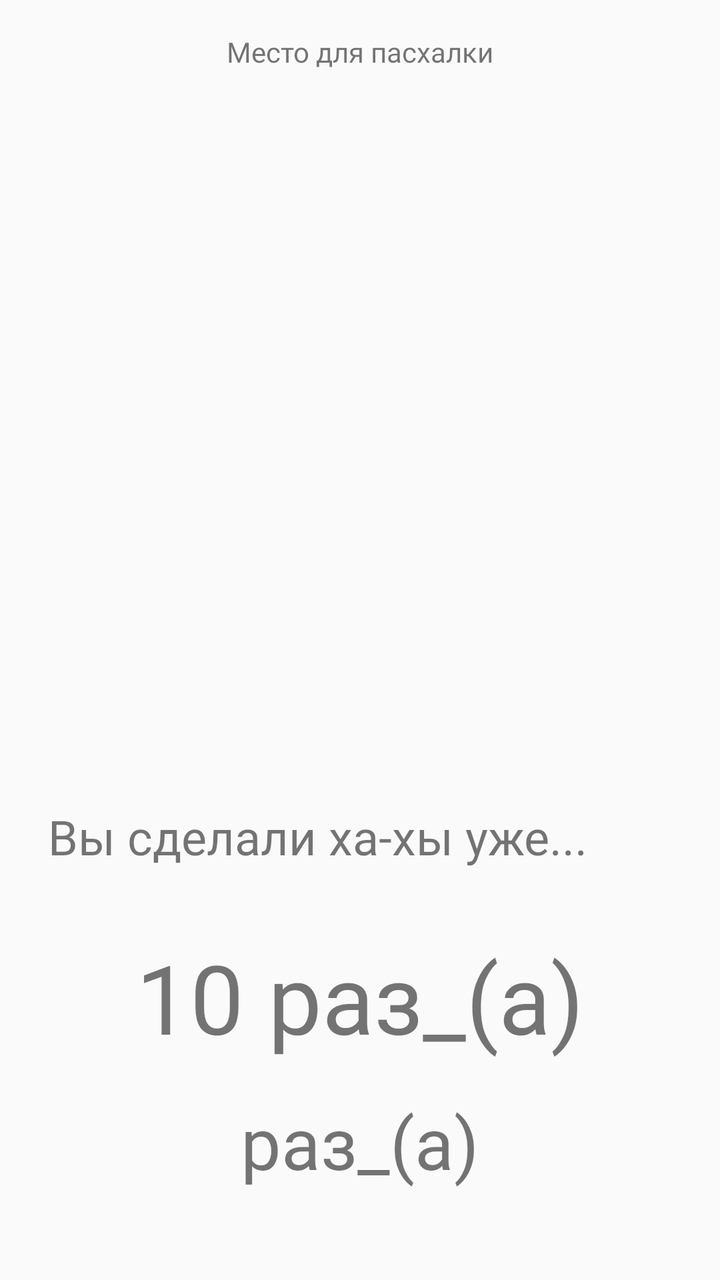
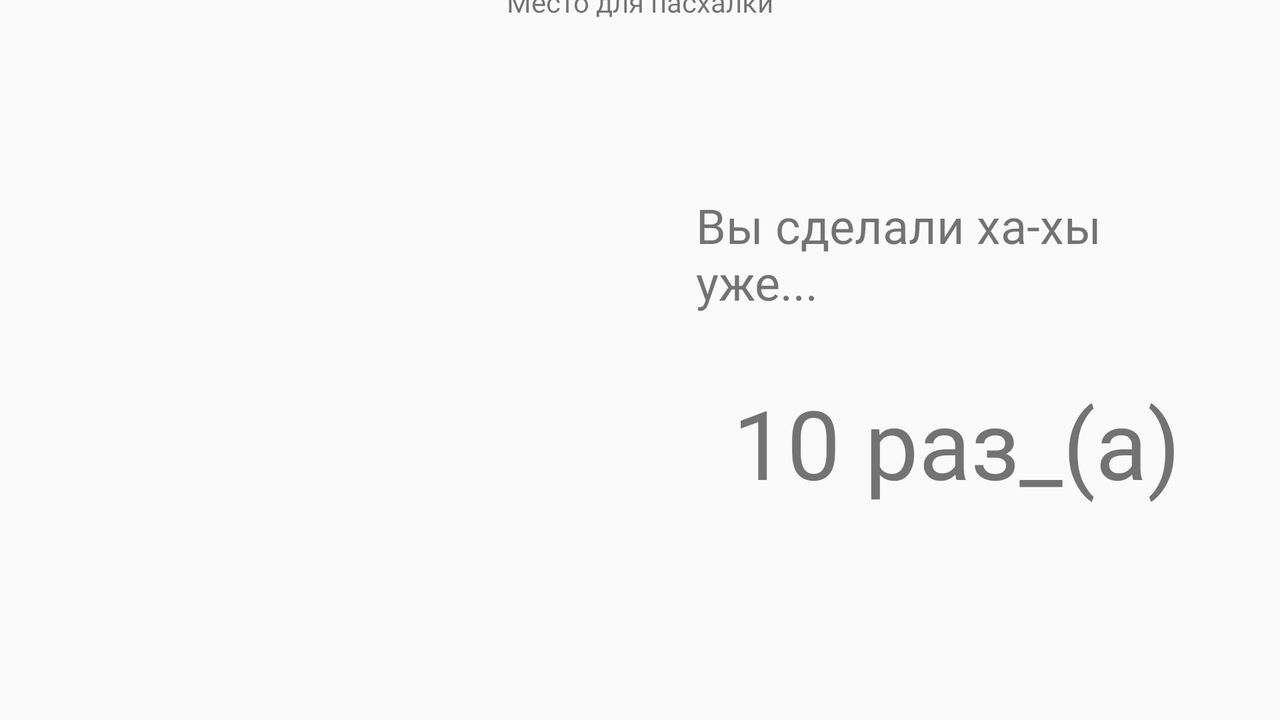

An Android layout and its configuration variant, each rendered on a device that would load it. The default file and the variant file are quoted in full after the pictures.
<!-- AndroidManifest.xml: application theme Theme.Hahi -->
<!-- res/layout/fragment_hahi.xml -->
<?xml version="1.0" encoding="utf-8"?>
<LinearLayout
    xmlns:android="http://schemas.android.com/apk/res/android"
    xmlns:app="http://schemas.android.com/apk/res-auto"
    xmlns:tools="http://schemas.android.com/tools"
    android:layout_gravity="center"
    android:layout_width="match_parent"
    android:layout_height="match_parent"
    tools:context=".presentation.HahiFragment">


    <androidx.constraintlayout.widget.ConstraintLayout
        android:layout_width="match_parent"
        android:layout_height="wrap_content"
        android:layout_gravity="center">

        <TextView
            android:id="@+id/tv_egg"
            android:layout_width="match_parent"
            android:layout_height="wrap_content"
            android:layout_marginHorizontal="18dp"
            android:gravity="center"
            app:layout_constraintBottom_toTopOf="@+id/ivFox"
            app:layout_constraintTop_toTopOf="parent"
            app:layout_constraintVertical_bias="0.0"
            tools:layout_editor_absoluteX="7dp"
            tools:text="Место для пасхалки" />

        <ImageView
            android:id="@+id/ivFox"
            android:layout_width="409dp"
            android:layout_height="455dp"
            android:adjustViewBounds="true"
            android:contentDescription="@string/description_for_image"
            android:scaleX="1"
            android:src="@drawable/fox"
            app:layout_constraintBottom_toBottomOf="parent"
            app:layout_constraintEnd_toEndOf="parent"
            app:layout_constraintHorizontal_bias="1.0"
            app:layout_constraintStart_toStartOf="parent"
            app:layout_constraintTop_toTopOf="parent"
            app:layout_constraintVertical_bias="0.125" />

        <LinearLayout
            android:layout_width="match_parent"
            android:layout_height="wrap_content"
            android:orientation="vertical"
            app:layout_constraintBottom_toBottomOf="@+id/ivFox"
            app:layout_constraintTop_toBottomOf="@+id/ivFox"
            app:layout_constraintVertical_bias="0.242"
            tools:layout_editor_absoluteX="-16dp">


            <TextView
                android:layout_width="match_parent"
                android:layout_height="wrap_content"
                android:layout_margin="24dp"
                android:text="@string/hahi_description"
                android:textSize="24sp" />

            <TextView
                android:id="@+id/tv_count"
                android:layout_width="match_parent"
                android:layout_height="wrap_content"
                android:layout_margin="8dp"
                android:gravity="center"
                android:textSize="48sp"
                tools:text="10 раз_(а)" />

            <TextView
                android:layout_width="match_parent"
                android:layout_height="wrap_content"
                android:layout_margin="8dp"
                android:gravity="center"
                android:text="@string/raz"
                android:textSize="36sp" />

        </LinearLayout>

    </androidx.constraintlayout.widget.ConstraintLayout>




</LinearLayout>
<!-- resources referenced by this layout -->
<resources>
  <string name="description_for_image">Лисичка танцует и делает ха-хы</string>
  <string name="hahi_description">Вы сделали ха-хы уже...</string>
  <string name="raz">раз_(а)</string>
  <style name="Theme.Hahi" parent="Theme.AppCompat.Light.NoActionBar">
          <item name="background">@color/backgroundDay</item>
          <item name="fontFamily">@font/bardo_fonts</item>
  
  
      </style>
  <color name="backgroundDay">#F3D8C7</color>
</resources>
<!-- res/layout-land/fragment_hahi.xml (the repository's variant of the layout above) -->
<!-- drawn on the phone turned sideways -->
<?xml version="1.0" encoding="utf-8"?>
<LinearLayout
    xmlns:android="http://schemas.android.com/apk/res/android"
    xmlns:app="http://schemas.android.com/apk/res-auto"
    xmlns:tools="http://schemas.android.com/tools"
    android:layout_gravity="center"
    android:layout_width="match_parent"
    android:layout_height="match_parent"
    tools:context=".presentation.HahiFragment">



    <androidx.constraintlayout.widget.ConstraintLayout
        android:layout_width="match_parent"
        android:layout_height="wrap_content"
        android:layout_gravity="center">

        <TextView
            android:id="@+id/tv_egg"
            android:layout_width="match_parent"
            android:layout_height="wrap_content"
            android:layout_marginHorizontal="18dp"
            android:gravity="center"
            app:layout_constraintBottom_toTopOf="@+id/ivFox"
            app:layout_constraintTop_toTopOf="parent"
            app:layout_constraintVertical_bias="1.0"
            tools:layout_editor_absoluteX="17dp"
            tools:text="Место для пасхалки" />

        <ImageView
            android:id="@+id/ivFox"
            android:layout_width="368dp"
            android:layout_height="350dp"
            android:adjustViewBounds="true"
            android:contentDescription="@string/description_for_image"
            android:scaleX="1"
            android:src="@drawable/fox"
            app:layout_constraintBottom_toBottomOf="parent"
            app:layout_constraintEnd_toStartOf="@+id/guideline"
            app:layout_constraintHorizontal_bias="1.0"
            app:layout_constraintStart_toStartOf="parent"
            app:layout_constraintTop_toTopOf="parent"
            app:layout_constraintVertical_bias="1.0" />

        <androidx.constraintlayout.widget.Guideline
            android:id="@+id/guideline"
            android:layout_width="wrap_content"
            android:layout_height="wrap_content"
            android:layout_weight="1"
            app:layout_constraintGuide_percent="0.5"
            android:orientation="vertical" />


        <LinearLayout
            android:layout_width="309dp"
            android:layout_height="214dp"
            android:orientation="vertical"
            app:layout_constraintBottom_toBottomOf="parent"
            app:layout_constraintEnd_toEndOf="parent"
            app:layout_constraintHorizontal_bias="0.357"
            app:layout_constraintStart_toEndOf="@+id/ivFox"
            app:layout_constraintTop_toTopOf="parent"
            app:layout_constraintVertical_bias="0.496">


            <TextView
                android:layout_width="match_parent"
                android:layout_height="wrap_content"
                android:layout_margin="24dp"
                android:text="@string/hahi_description"
                android:textSize="24sp" />

            <TextView
                android:id="@+id/tv_count"
                android:layout_width="match_parent"
                android:layout_height="wrap_content"
                android:layout_margin="8dp"
                android:gravity="center"
                android:textSize="48sp"
                tools:text="10 раз_(а)" />

            <TextView
                android:layout_width="match_parent"
                android:layout_height="wrap_content"
                android:layout_margin="8dp"
                android:gravity="center"
                android:text="@string/raz"
                android:textSize="36sp" />

        </LinearLayout>

    </androidx.constraintlayout.widget.ConstraintLayout>




</LinearLayout>
